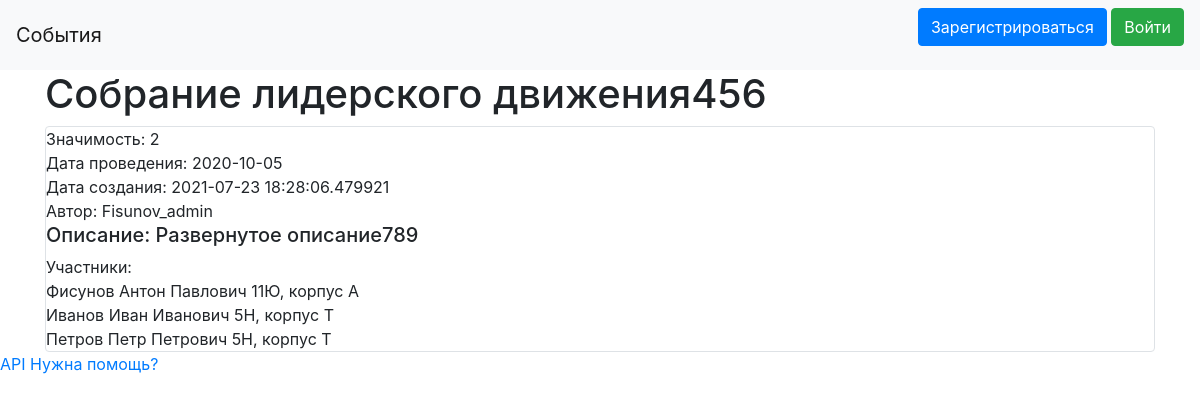
Screenshot of /event/1 with the database file from the repository.
### data/events.py (models this page shows, shortened)
class Events(SqlAlchemyBase, SerializerMixin):
    __tablename__ = 'events'
    id = sqlalchemy.Column(sqlalchemy.Integer, primary_key=True, autoincrement=True)
    event_name = sqlalchemy.Column(sqlalchemy.String)
    event_date = sqlalchemy.Column(sqlalchemy.Date, default="2020-10-10")
    event_add_date = sqlalchemy.Column(sqlalchemy.DateTime, default=datetime.datetime.now)
    author_id = sqlalchemy.Column(sqlalchemy.Integer, sqlalchemy.ForeignKey("users.id"))
    author = orm.relationship('User', foreign_keys="Events.author_id", backref="events")
    value = sqlalchemy.Column(sqlalchemy.Integer, default=1)
    ids = sqlalchemy.Column(sqlalchemy.String, default="[]")
    annotation = sqlalchemy.Column(sqlalchemy.String)

### data/users.py (models this page shows, shortened)
class User(SqlAlchemyBase, UserMixin):
    __tablename__ = 'users'
    id = sqlalchemy.Column(sqlalchemy.Integer, primary_key=True, autoincrement=True)
    name = sqlalchemy.Column(sqlalchemy.String, nullable=True)
    about = sqlalchemy.Column(sqlalchemy.String, nullable=True)
    email = sqlalchemy.Column(sqlalchemy.String, index=True, unique=True, nullable=True)
    role = sqlalchemy.Column(sqlalchemy.Integer)
    hashed_password = sqlalchemy.Column(sqlalchemy.String, nullable=True)
    cart = sqlalchemy.Column(sqlalchemy.String, default="{}")
    balance = sqlalchemy.Column(sqlalchemy.Integer, default=0)
    created_date = sqlalchemy.Column(sqlalchemy.DateTime, default=datetime.datetime.now)

### data/students.py (models this page shows, shortened)
class Students(SqlAlchemyBase, UserMixin):
    __tablename__ = 'students'
    id = sqlalchemy.Column(sqlalchemy.Integer, primary_key=True, autoincrement=True)
    name = sqlalchemy.Column(sqlalchemy.String, nullable=True)
    class_num = sqlalchemy.Column(sqlalchemy.Integer, nullable=True, default=5)
    campus = sqlalchemy.Column(sqlalchemy.CHAR, nullable=True, default='Т')
    class_letter = sqlalchemy.Column(sqlalchemy.CHAR, nullable=True)
    exp_amount = sqlalchemy.Column(sqlalchemy.Integer)
    rating_points = sqlalchemy.Column(sqlalchemy.Integer)
    rating_place = sqlalchemy.Column(sqlalchemy.Integer)
    role = sqlalchemy.Column(sqlalchemy.String)
    skin_id = sqlalchemy.Column(sqlalchemy.Integer)
    available_skins = sqlalchemy.Column(sqlalchemy.String)
    hashed_password = sqlalchemy.Column(sqlalchemy.String, nullable=True)
    last_visit = sqlalchemy.Column(sqlalchemy.DateTime)
    def __repr__(self):
        return f'{self.name}  {self.class_num}{self.class_letter}, корпус {self.campus}'

### main.py (the view)
@app.route('/event/<int:id>', methods=['GET', 'POST'])
def product_page(id):
    db_sess = db_session.create_session()
    event = db_sess.query(Events).filter((Events.id == id)).first()
    students = []
    for i in eval(event.ids):
        student = db_sess.query(Students).filter((Students.id == i)).first()
        print(student)
        students.append(student)
    return render_template("event.html", item=event, title="Просмотр карточки события", students=students)

### data/db_session.py (called while the page is built)
def create_session() -> Session:
    global __factory
    return __factory()

### templates/event.html
{% extends "base.html" %}
{% block content %}
<h1>{{item.event_name}}</h1>
<div class="col-md6 border rounded">
    <div>Значимость: {{item.value}}</div>
    <div>Дата проведения: {{ item.event_date }}</div>
    <div>Дата создания: {{ item.event_add_date }}</div>
    <div>Автор: {{ item.author.name }}</div>
    <div><h5>Описание: {{ item.annotation }}</h5></div>
    <div>Участники:</div>
    {% for student in students %}
        <div>{{student}}</div>
    {% endfor %}
</div>
{% endblock %}

### rows the page displays
Events: event_name "Собрание лидерского движения456", value "2", event_date "2020-10-05", event_add_date "2021-07-23 18:28:06.479921", annotation "Развернутое описание789"
User: author.name "Fisunov_admin"
Students: name+class_num+class_letter "Фисунов Антон Павлович 11Ю, корпус А"
Students: name+class_num+class_letter "Иванов Иван Иванович 5Н, корпус Т"
Students: name+class_num+class_letter "Петров Петр Петрович 5Н, корпус Т"
